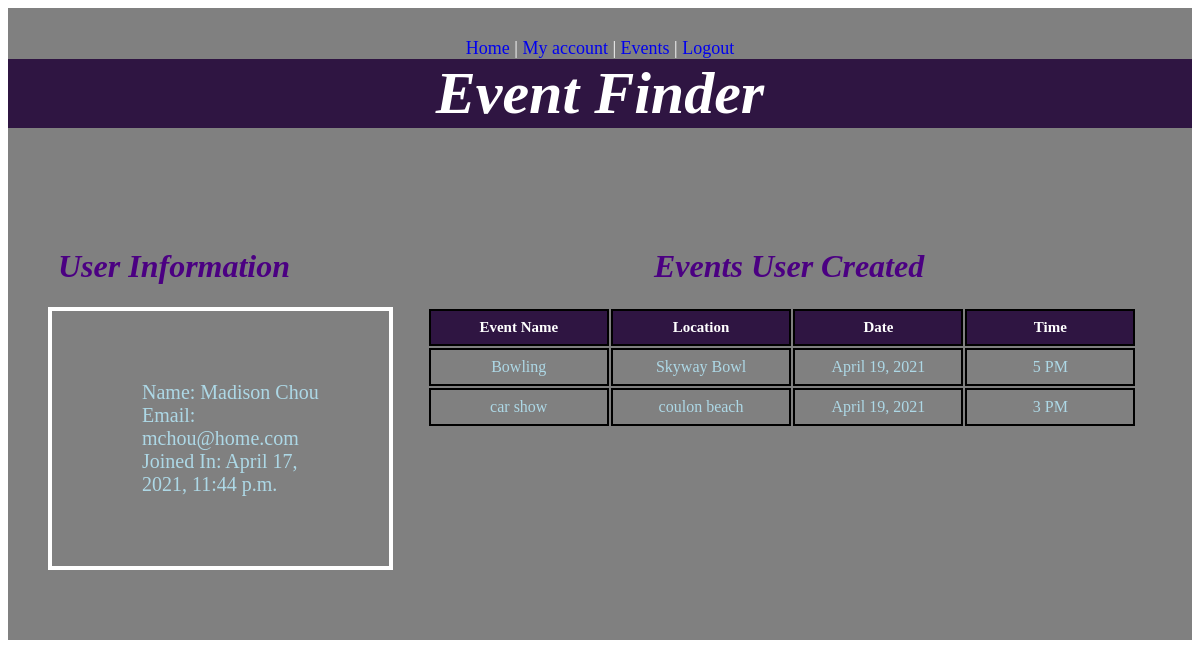
The app's page /user-profile/7 with its own data.
### events/models.py (models this page shows)
class User(models.Model):
    fname = models.CharField(max_length=25)
    lname = models.CharField(max_length=25)
    email = models.EmailField(unique=True)
    password = models.CharField(max_length=30)
    created_at = models.DateTimeField(auto_now_add=True)
    updated_at = models.DateTimeField(auto_now=True)
    objects = UserManager()

class Event(models.Model):
    event = models.CharField(max_length=50)
    location = models.CharField(max_length=100)
    date = models.DateField(blank=True, null=True)
    time = models.CharField(max_length=20)
    head_count = models.CharField(max_length=20)
    user_event = models.ForeignKey(User, related_name="event_poster", on_delete=models.CASCADE)
    user_add_event = models.ManyToManyField(User, related_name="join_events")
    created_at = models.DateTimeField(auto_now_add=True)
    updated_at = models.DateTimeField(auto_now=True)
    objects = EventManager()

### events/views.py (the view)
# urls.py: path('user-profile/<int:id>', views.profile),
def profile(request, id):
    context = {
        'user': User.objects.get(id=id),
    }
    return render(request, "profile.html", context)

### events/templates/profile.html (shortened to what this page needs)
<!DOCTYPE html>
<html lang="en">
<head>
    {% load static %}
    <link rel="stylesheet" href="{% static 'style.css' %}">
</head>
<body>
    <div id="profile_wrapper">
        <div class="links">
            <a href="/dashboard" style="text-decoration: none;">Home</a>   |   <a href="/user-info" style="text-decoration: none;">My account</a>
                |   <a href="/allEvents" style="text-decoration: none;">Events</a>   |   <a href="/logging-out" style="text-decoration: none;">Logout</a>
        </div>
        <h1 class="login_h1">Event Finder</h1>
        <h1 class="profile_h1">User Information</h1>
        <h1  class="pro_h1" style="color: indigo; font-style: italic;">Events User Created</h1>
        <div class="userInfo">
            <ul>
                <li style="list-style-type: none;">Name: {{ user.fname }} {{ user.lname }}</li>
                <li style="list-style-type: none;">Email: {{ user.email }}</li>
                <li style="list-style-type: none;">Joined In: {{ user.created_at }}</li>
            </ul>
        </div>
        <div class="my_events">
            <table>
                <thead>
                    <tr>
                        <th>Event Name</th>
                        <th>Location</th>
                        <th>Date</th>
                        <th>Time</th>
                    </tr>
                </thead>
                <tbody>
                    {% for event in user.event_poster.all %}
                    <tr>
                        <td>{{event.event}}</td>
                        <td>{{event.location}}</td>
                        <td>{{event.date}}</td>
                        <td>{{event.time}}</td>
                    </tr>
                    {% endfor %}
                </tbody>
            </table>
        </div>
    </div>
</body>
</html>

### events/static/style.css (style rules this page uses)
.login_h1 { margin-top: auto; font-size: 60px; text-align: center; color: white; font-style: italic; background-color: rgb(47, 21, 66); }
.links { margin: auto; text-align: center; font-size: 18px; color: white; }
th { width: 250px; text-align: center; font-size: 15px; border: 2px solid black; padding: 8px; color: white; background-color: rgb(47, 21, 66); }
td { width: 250px; text-align: center; border: 2px solid black; padding: 8px; color: lightblue; }
#profile_wrapper { background-color: gray; padding-bottom: 50px; padding-top: 30px; }
.profile_h1 { color: indigo; margin-top: 80px; margin-left: 50px; font-style: italic; display: inline-block; width: 50%; }
.pro_h1 { display: inline-block; width: 40%; }
.userInfo { margin-left: 40px; color: lightblue; font-size: 20px; display: inline-block; margin-bottom: 20px; padding: 50px; border: 4px solid white; width: 20%; }
.my_events { display: inline-block; width: 60%; vertical-align: top; margin-left: 30px; }

### records on screen
User: fname "Madison", lname "Chou", email "mchou@home.com", created_at "April 17, 2021, 11:44 p.m."
Event: event "Bowling", location "Skyway Bowl", date "April 19, 2021", time "5 PM"
Event: event "car show", location "coulon beach", date "April 19, 2021", time "3 PM"
